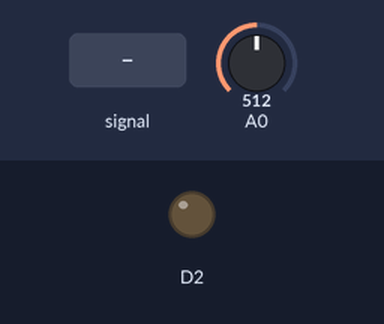
This sketch was run on a simulated ESP8266 (NodeMCU). On the bench: output pins drawn as LEDs (lit = HIGH). The inputs (shaded band) are chosen by the test bench; at power-on: A0 = 512. What the sketch prints to the serial monitor is not drawn.

Above: at 1.2 s.
1.3 s: A0 fed a 200 Hz sine of ±460 counts around its level
At 1.78 s:
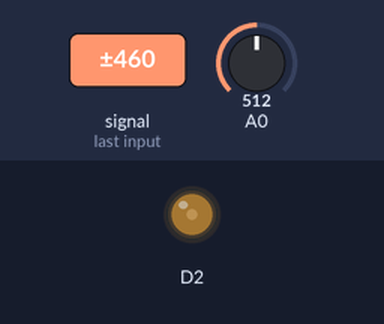
4.3 s: A0 set to 0
5.8 s: A0 set to 138
7.3 s: A0 set to 163
At 8.2 s:
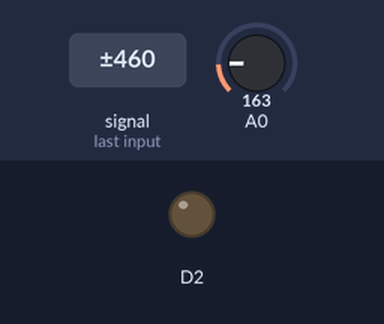
8.8 s: A0 set to 140
At 9.4 s:
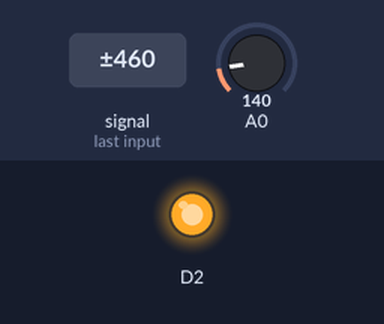
10.3 s: A0 set to 160
At 11.7 s:
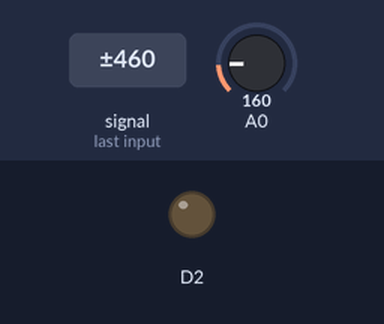
Timing chart, 0 to 12.8 s (numbered marks = the images above; inputs shaded):
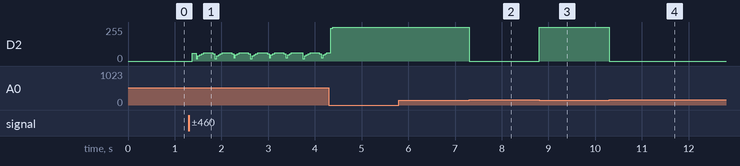

The sketch:

led_pattern.ino
```cpp
void setup() {
  // put your setup code here, to run once:
Serial.begin(115200);
pinMode(D2,OUTPUT);
}

void loop() {
Serial.println(analogRead(A0));
if(analogRead(A0)<150)
{digitalWrite(D2,HIGH);}
else{digitalWrite(D2,LOW);}

}
```

Measured:
- after the input at 7.3 s, D2: 255/255 → 0/255 at once
- after the input at 8.8 s, D2: 0/255 → 255/255 at once
- after the input at 10.3 s, D2: 255/255 → 0/255 at once
